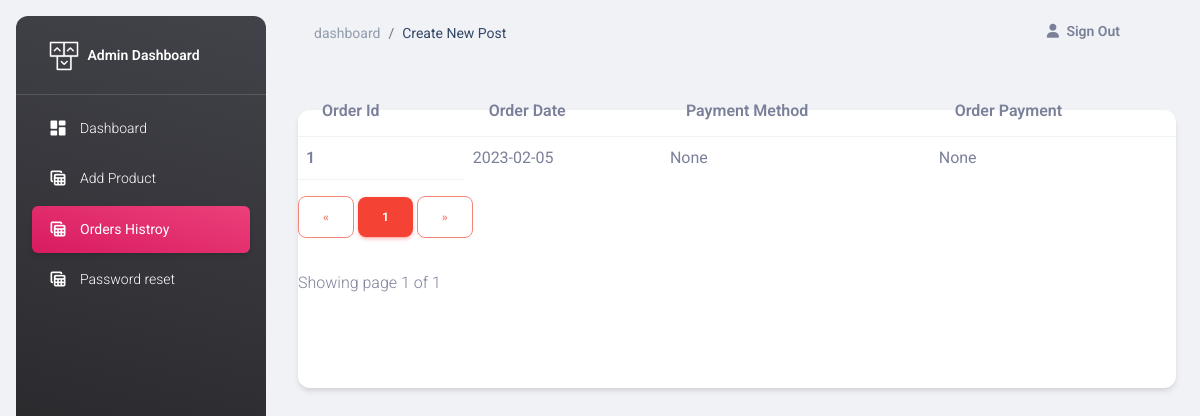
The app's page /history (signed in) with its own data.
### main.py (models this page shows)
class Orders(db.Model):
    id = db.Column(db.Integer, primary_key=True)
    user_id = db.Column(
        db.Integer, db.ForeignKey("user.id", ondelete="CASCADE"), nullable=False
    )
    total_price = db.Column(db.Integer)
    address = db.Column(db.String(500))
    payment_method = db.Column(db.String(255))
    money_received = db.Column(db.Integer)
    created = db.Column(db.DateTime, default=date.today())
    orderitems = db.relationship("OrderItems", backref="orders", lazy=True)

### main.py (the view)
@app.route("/history")
@login_required
def history():
    if current_user.name != "Admin" or current_user.email != "admin@gmail.com":
        flash("Please login as a admin to Access this page")
        return redirect("/login")
    row_per_page = 10
    page = request.args.get("page", 1, type=int)
    order = Orders.query.order_by(Orders.created.desc()).paginate(
        page=page, per_page=row_per_page
    )
    return render_template(
        "dashboard/pages/orders_history.html", order=order, cat="history"
    )

### main.py (called while the page is built)
@login_manager.user_loader
def load_user(userid):
    return User.query.get(userid)

### templates/dashboard/pages/orders_history.html (shortened to what this page needs)
{%extends 'dashboard/admin_base.html' %}
{%block content%}
  <main class="main-content position-relative max-height-vh-100 h-100 border-radius-lg ">
    <nav class="navbar navbar-main navbar-expand-lg px-0 mx-4 shadow-none border-radius-xl" id="navbarBlur" navbar-scroll="true">
      <div class="container-fluid py-1 px-3">
        <nav aria-label="breadcrumb">
          <ol class="breadcrumb bg-transparent mb-0 pb-0 pt-1 px-0 me-sm-6 me-5">
            <li class="breadcrumb-item text-sm"><a class="opacity-5 text-dark" href="javascript:;">dashboard</a></li>
            <li class="breadcrumb-item text-sm text-dark active" aria-current="page">Create New Post</li>
          </ol>
        </nav>
        <div class="collapse navbar-collapse mt-sm-0 mt-2 me-md-0 me-sm-4" id="navbar">
          <ul class="navbar-nav  justify-content-end">
            <li class="nav-item d-flex align-items-center">
              {%if current_user.is_authenticated%}
              <a href="/logout" class="nav-link text-body font-weight-bold px-0">
                <i class="fa fa-user me-sm-1"></i>
                <span class="d-sm-inline d-none">Sign Out</span>
              </a>
               {%else%}
              <a href="/login" class="nav-link text-body font-weight-bold px-0">
                <i class="fa fa-user me-sm-1"></i>
                <span class="d-sm-inline d-none">Sign In</span>
              </a>
              {%endif%}
            </li>
            <li class="nav-item px-3 d-flex align-items-center">
            </li>
            <li class="nav-item dropdown pe-2 d-flex align-items-center">
            </li>
          </ul>
        </div>
      </div>
    </nav>
    <div class="container-fluid py-4">
      <div class="row">
        <div class="col-12">
          <div class="card my-4">
            <table class="table">
                <thead class="thead-dark">
                  <tr>
                    <th scope="col">Order Id</th>
                    <th scope="col">Order Date</th>
                    <th scope="col">Payment Method</th>
                    <th scope="col">Order Payment</th>
                  </tr>
                </thead>
                <tbody>
                    {%for data in order.items%}
                  <tr>
                    <th scope="row">{{data.id}}</th>
                    <td>{{data.created.strftime('%Y-%m-%d')}}</td>
                    <td>{{data.payment_method}}</td>
                    <td>{{data.money_received}}</td>
                  </tr>
                  {%endfor%}
                </tbody>
              </table>
              <div class="text-right">
                <a href="{{ url_for('history', page=order.prev_num) }}"
                   class="btn btn-outline-danger
                   {% if order.page == 1 %}disabled{% endif %}">
                    &laquo;
                </a>
             {% for page_num in order.iter_pages(left_edge=1, right_edge=1, left_current=1, right_current=2) %}
             {% if page_num %}
                        {% if order.page == page_num %}
                        <a href="{{ url_for('history', page=page_num) }}"
                           class="btn btn-danger">
                            {{ page_num }}
                        </a>
                        {% else %}
                        <a href="{{ url_for('history', page=page_num) }}"
                           class="btn btn-outline-danger">
                            {{ page_num }}
                        </a>
                        {% endif %}
                    {% else %}
                        ...
                    {% endif %}
                {% endfor %}
                <a href="{{ url_for('history', page=order.next_num) }}"
                   class="btn btn-outline-danger
                   {% if order.page == order.pages %}disabled{% endif %}">
                    &raquo;
                </a>
             <p class="text-right mt-3">
               Showing page {{ order.page }} of {{ order.pages }}
             </p>
             </div>
           <br><br><br>
          </div>
        </div>
      </div>
    </div>
  </main>
 {%endblock%}

### records on screen
Orders: id "1", created "2023-02-05", payment_method "None", money_received "None"

### other values on screen
{{ page_num }} "1"
{{ order.page }} "1"
{{ order.pages }} "1"
